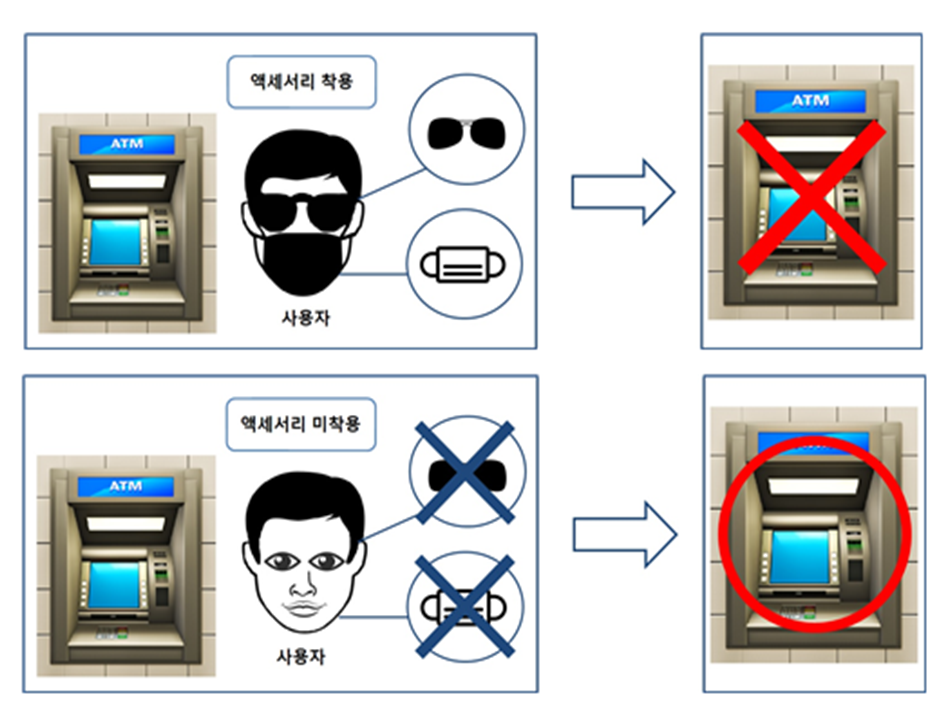
//> input picture done/img.png, 950 x 714 px, given in place of x-raw, format=(string)BGR ! appsink, which was not available
$ ./main   (built with g++ and OpenCV 4)
//> lines starting //> are read from the running program, lines starting //| are printed output that depends on the picture; after the words box and inside, x2 and y2 are one past the last pixel; in counts of white or black regions, pixels touching at a corner belong together; pictures that were not available may be replaced by others from this repository, and a replacement may not be noted
// 참고 링크 : https://docs.opencv.org/2.4/doc/tutorials/objdetect/cascade_classifier/cascade_classifier.html
// 위의 링크 그대로 하면
// capture = cvCaptureFromCAM(-1); 에서
// capture가 Mat형식이면 안되고 IplImage* 형식이여야함-> 다르게 cam 읽어오는걸로 수정하겠음

#include "opencv2/objdetect/objdetect.hpp"
#include "opencv2/highgui/highgui.hpp"
#include "opencv2/imgproc/imgproc.hpp"
// #include "/home/nvidia/opencv/include/opencv2/opencv.hpp"

#include <iostream>
#include <stdio.h>

using namespace std;
using namespace cv;

/** Function Headers */
void detectAndDisplay(Mat frame);

/** Global variables */
String face_cascade_name = "haarcascade_frontalface_alt.xml";
String eyes_cascade_name = "haarcascade_eye_tree_eyeglasses.xml";
CascadeClassifier face_cascade;
CascadeClassifier eyes_cascade;
string window_name = "Capture - Face detection";
RNG rng(12345);

std::string get_tegra_pipeline(int width, int height, int fps) {
	return "nvcamerasrc ! video/x-raw(memory:NVMM), width=(int)" + std::to_string(width) + ", height=(int)" +
		std::to_string(height) + ", format=(string)I420, framerate=(fraction)" + std::to_string(fps) +
		"/1 ! nvvidconv flip-method=0 ! video/x-raw, format=(string)BGRx ! videoconvert ! video/x-raw, format=(string)BGR ! appsink";
}

/** @function main */
int main(int argc, const char** argv)
{
	//CvCapture* capture;

	/* 캠 불러오기 */
	// Options
	int WIDTH = 1920;
	int HEIGHT = 1080;
	int FPS = 30;

	// Define the gstream pipeline
	std::string pipeline = get_tegra_pipeline(WIDTH, HEIGHT, FPS);
	std::cout << "Using pipeline: \n\t" << pipeline << "\n";

	// Create OpenCV capture object. ensure it works.
	cv::VideoCapture capture(pipeline, cv::CAP_GSTREAMER);
	if (!capture.isOpened()) {
		std::cout << "Connection failed";
		return -1;
	}

	Mat frame;

	//-- 1. Load the cascades
	if (!face_cascade.load(face_cascade_name)) { printf("--(!)Error loading\n"); return -1; };
	if (!eyes_cascade.load(eyes_cascade_name)) { printf("--(!)Error loading\n"); return -1; };

	//-- 2. Read the video stream
	//capture = cvCaptureFromCAM(-1);
	while (1)
	{
		//frame = cvQueryFrame(capture);
		capture >> frame;
//> frame is the input picture: 714 rows x 950 cols, CV_8UC3; mean B, G, R 203, 204.4, 205.8

		//-- 3. Apply the classifier to the frame
		if (!frame.empty())
		{
			detectAndDisplay(frame);
		}
		else
		{
			printf(" --(!) No captured frame -- Break!"); break;
		}

		int c = waitKey(10);
		if ((char)c == 'c') { break; }
	}

	return 0;
}

/** @function detectAndDisplay */
void detectAndDisplay(Mat frame)
{
	std::vector<Rect> faces;
	Mat frame_gray;

	cvtColor(frame, frame_gray, CV_BGR2GRAY);
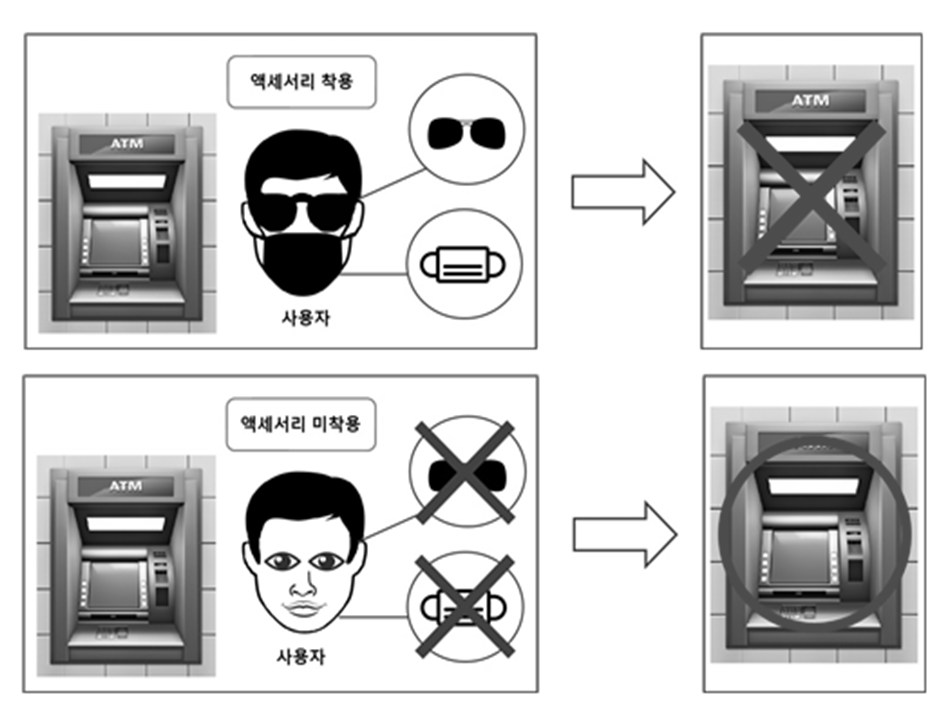
//> frame_gray: 714 rows x 950 cols, CV_8UC1; min 0, max 255, mean 204.6
	equalizeHist(frame_gray, frame_gray);
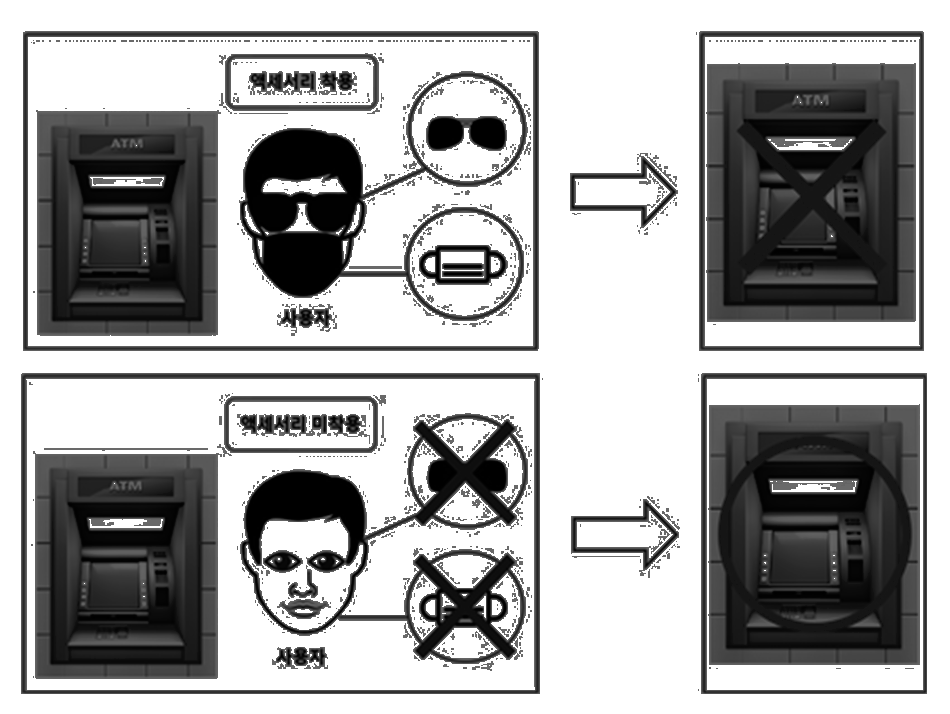
//> frame_gray: 714 rows x 950 cols, CV_8UC1; min 0, max 255, mean 167.7

	//-- Detect faces
	face_cascade.detectMultiScale(frame_gray, faces, 1.1, 2, 0 | CV_HAAR_SCALE_IMAGE, Size(30, 30));
//> faces = 2 Rects (x, y, width, height): [242, 516, 123, 123], [402, 83, 131, 131]

	for (size_t i = 0; i < faces.size(); i++)
	{
		Point center(faces[i].x + faces[i].width*0.5, faces[i].y + faces[i].height*0.5);
		ellipse(frame, center, Size(faces[i].width*0.5, faces[i].height*0.5), 0, 0, 360, Scalar(255, 0, 255), 4, 8, 0);

		Mat faceROI = frame_gray(faces[i]);
		std::vector<Rect> eyes;

		//-- In each face, detect eyes
		eyes_cascade.detectMultiScale(faceROI, eyes, 1.1, 2, 0 | CV_HAAR_SCALE_IMAGE, Size(30, 30));

		for (size_t j = 0; j < eyes.size(); j++)
		{
			Point center(faces[i].x + eyes[j].x + eyes[j].width*0.5, faces[i].y + eyes[j].y + eyes[j].height*0.5);
			int radius = cvRound((eyes[j].width + eyes[j].height)*0.25);
			circle(frame, center, radius, Scalar(255, 0, 0), 4, 8, 0);
		}
	}
//> this loop made 2 passes
//> center on passes 1 to 2: Point(303, 577), Point(467, 148)
//> pass 1, in detectAndDisplay, `Mat faceROI = frame_gray(faces[i]);`:
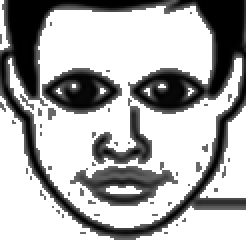
//> faceROI: 123 rows x 123 cols, CV_8UC1 (shown 2 times larger); min 0, max 255, mean 173.9
//> pass 2, in detectAndDisplay, `Mat faceROI = frame_gray(faces[i]);`:
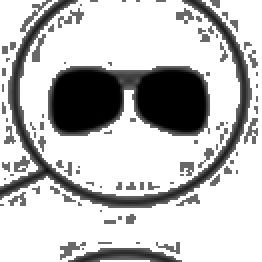
//> faceROI: 131 rows x 131 cols, CV_8UC1 (shown 2 times larger); min 0, max 255, mean 191.9
//> after the loop:
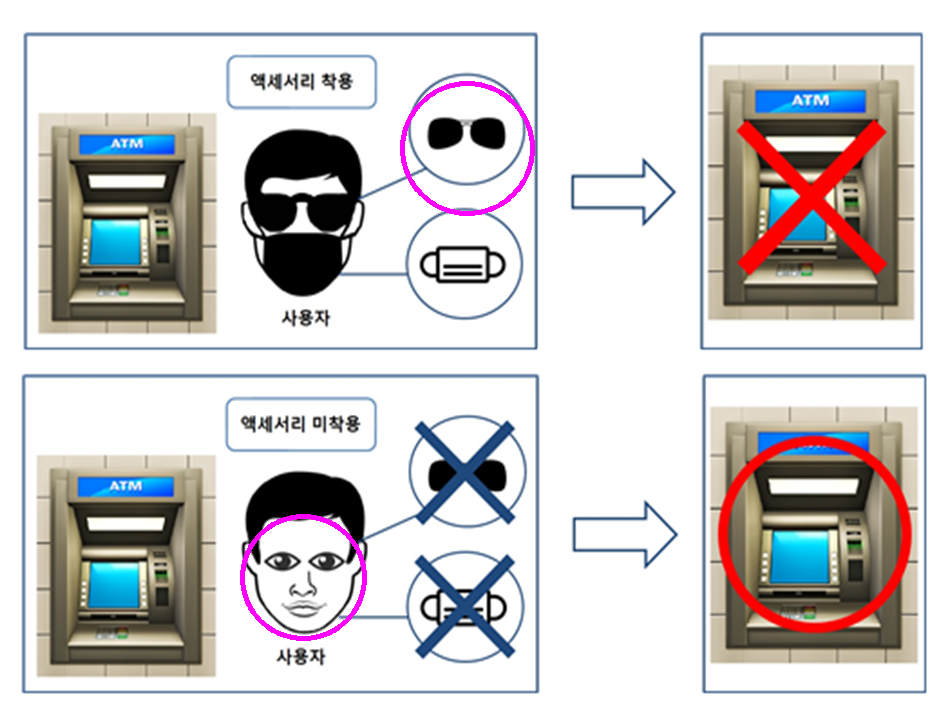
//> frame: 714 rows x 950 cols, CV_8UC3; 0.58% of pixels changed, all inside (x1, y1, x2, y2) = (240, 81, 535, 641)
//> the Esc key is pressed
	//-- Show what you got
	imshow(window_name, frame);
}

$ run again, on done/crimial_hwa.jpg
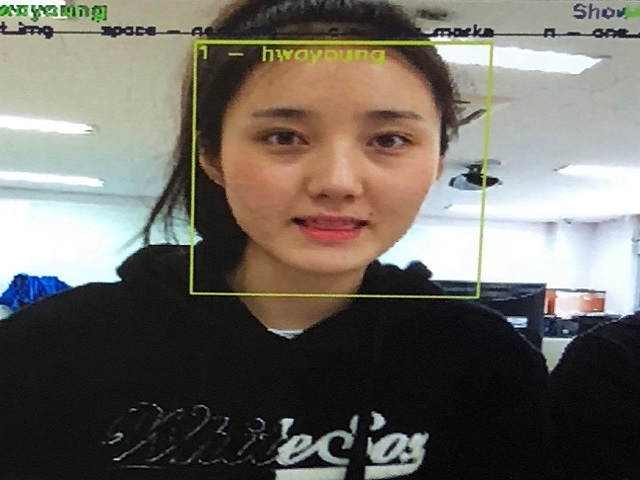
//> input picture done/crimial_hwa.jpg, 640 x 480 px, given in place of x-raw, format=(string)BGR ! appsink, which was not available
//> frame is the input picture: 480 rows x 640 cols, CV_8UC3; mean B, G, R 98.4, 105.9, 110.1
//> faces = 1 Rect (x, y, width, height): [218, 43, 240, 240]
//> the loop in detectAndDisplay, `for (size_t i = 0; i < faces.size(); i++)` made 1 pass
//> center on pass 1: Point(338, 163)
//> pass 1, in detectAndDisplay, `Mat faceROI = frame_gray(faces[i]);`:
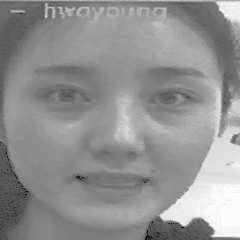
//> faceROI: 240 rows x 240 cols, CV_8UC1; min 0, max 255, mean 145.9
//> after the loop in detectAndDisplay, `for (size_t i = 0; i < faces.size(); i++)`:
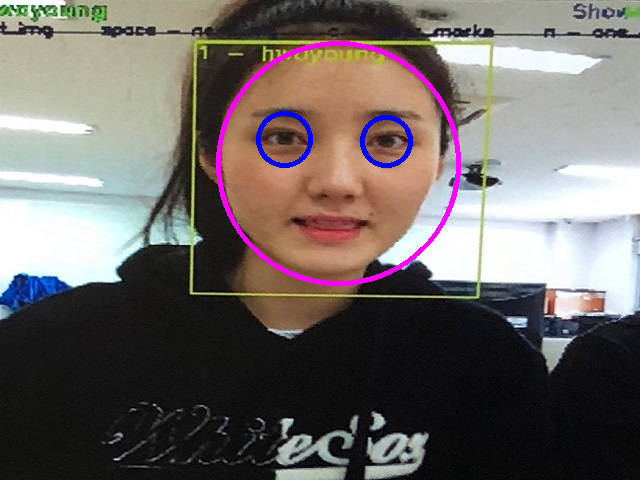
//> frame: 480 rows x 640 cols, CV_8UC3; 1.72% of pixels changed, all inside (x1, y1, x2, y2) = (216, 41, 461, 286)
